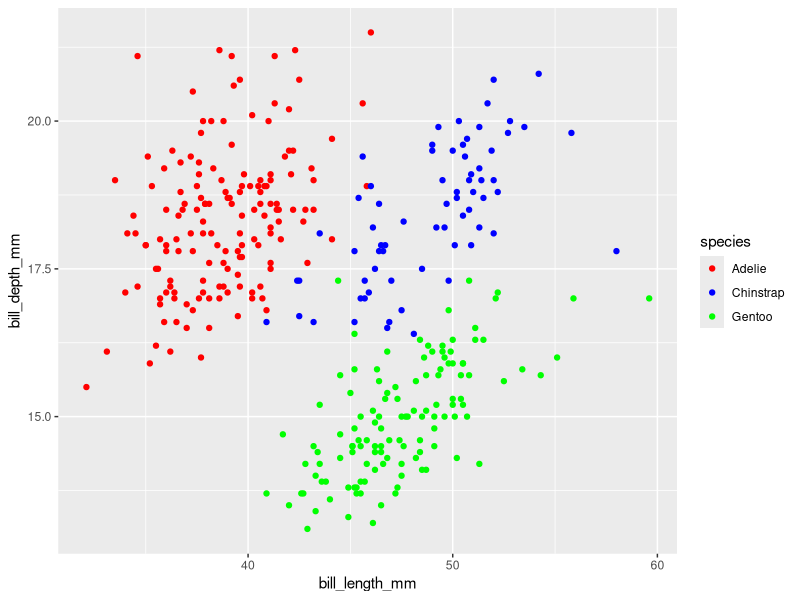
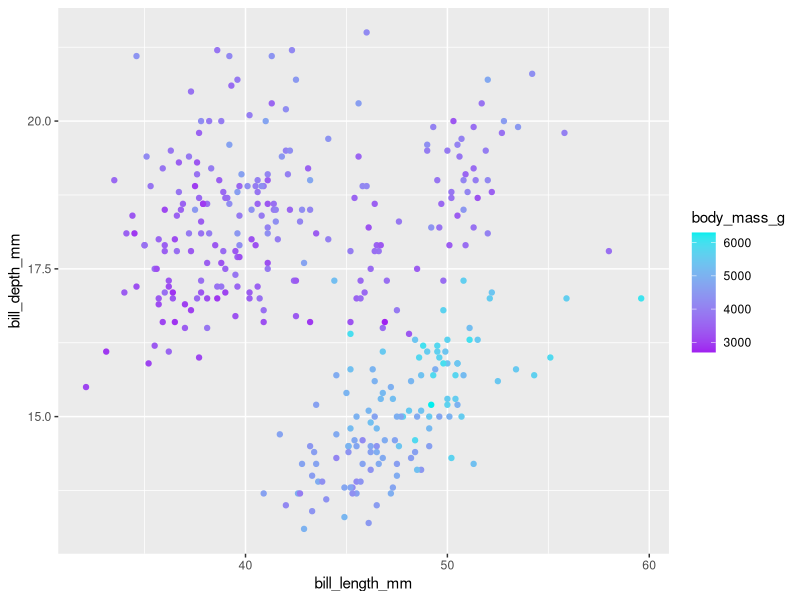
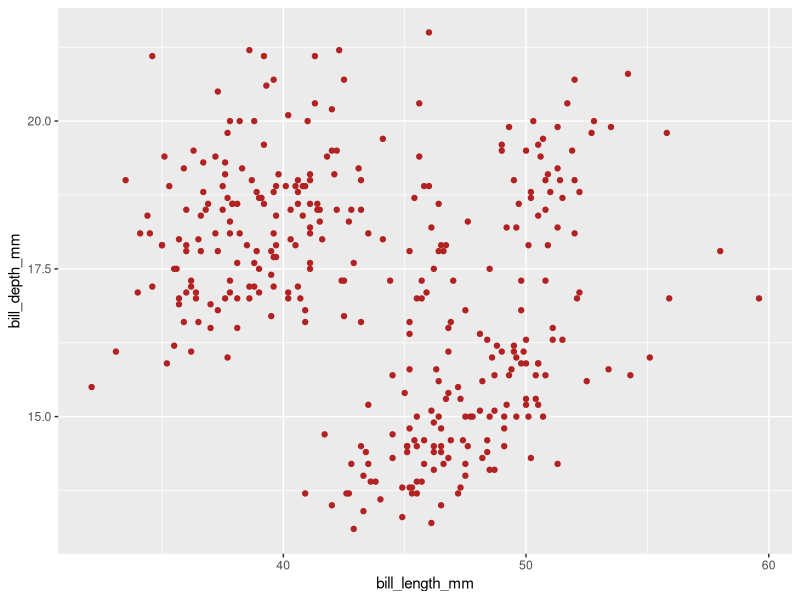
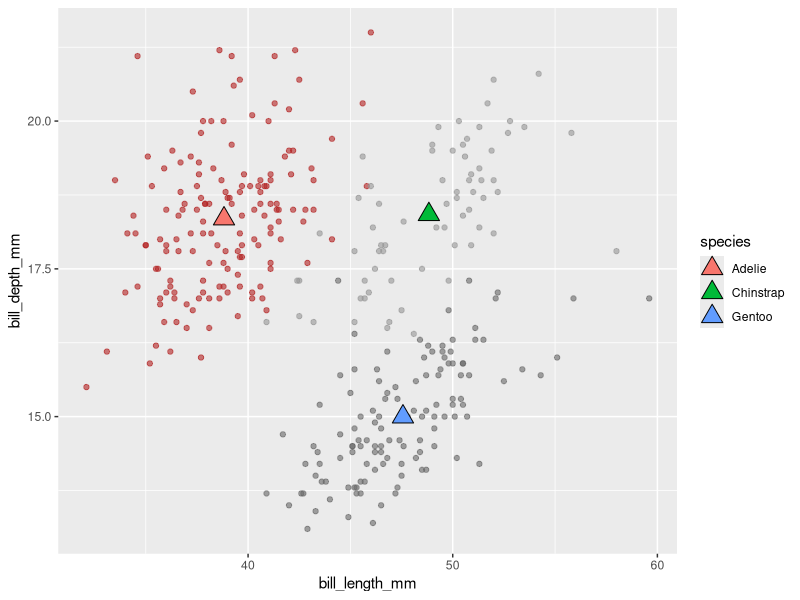
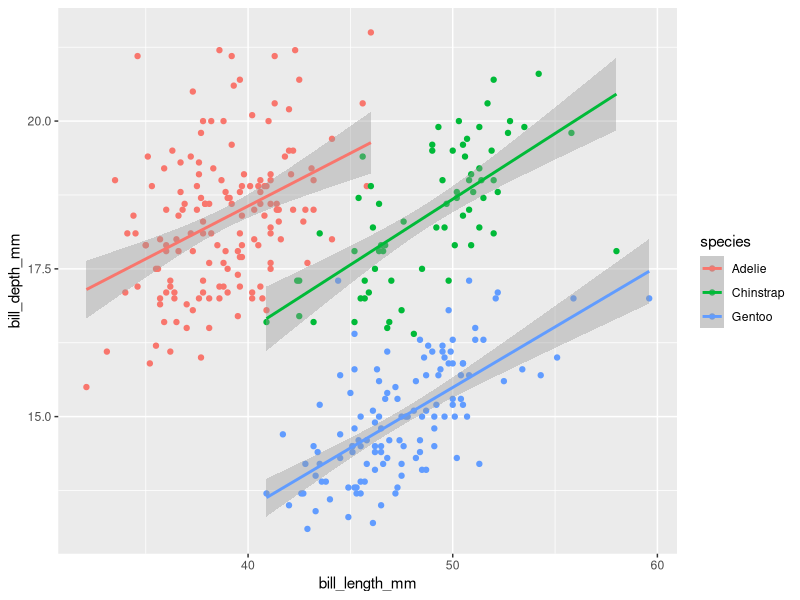
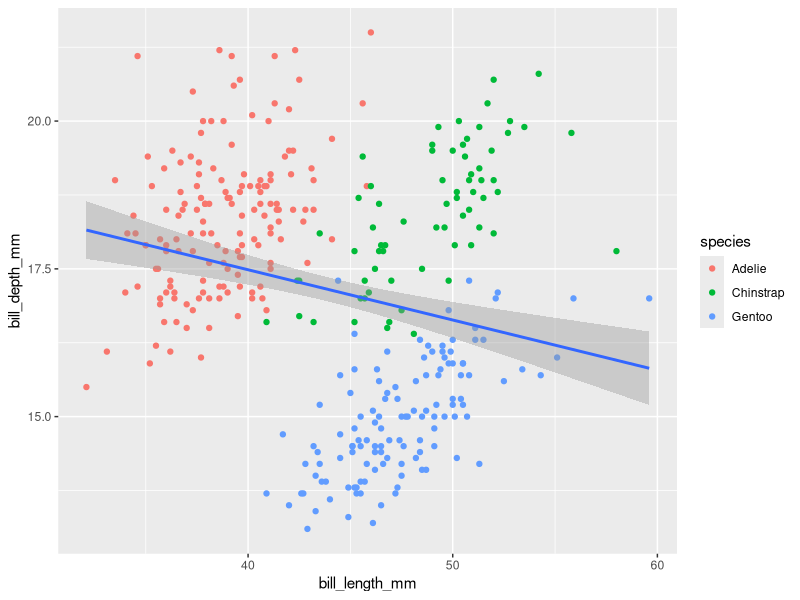
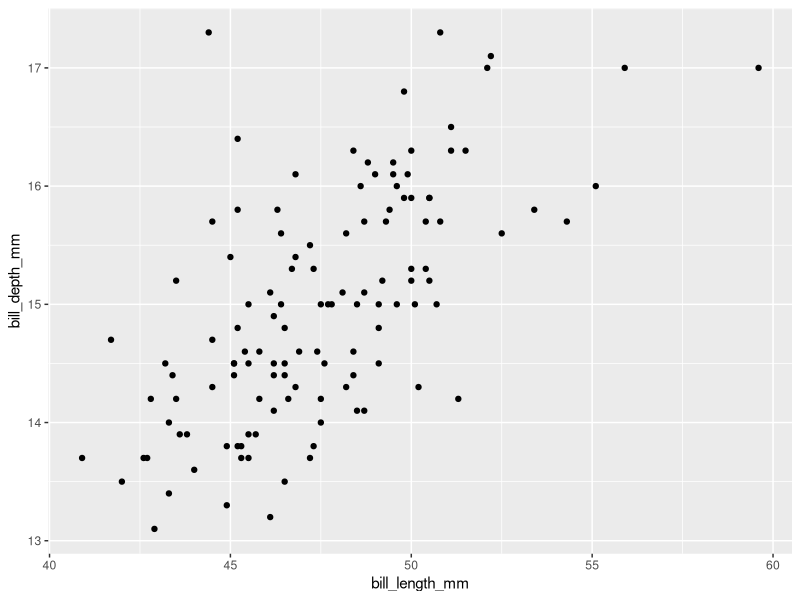
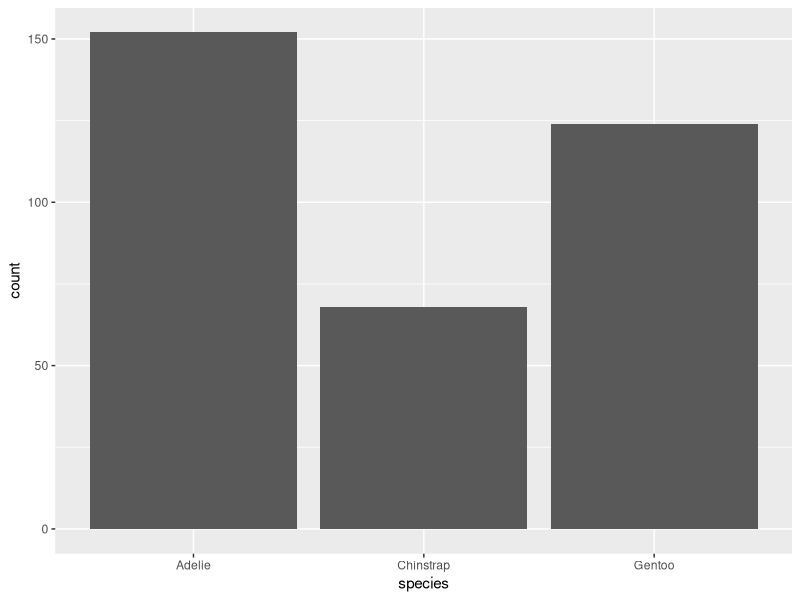

Write the R code that produced these figures, in order.
## ---- chunk 1
#| eval: true
#| echo: true
#| message: false
#| warning: false
# load packages ----
library(tidyverse)
library(patchwork)
library(palmerpenguins)
## ---- chunk 2
# create some untidy temperature data ----
temp_data_wide <- tribble(
  ~date, ~station1, ~station2,  ~station3,
  "2023-10-01", 30.1, 29.8,  31.2,
  "2023-11-01", 28.6, 29.1,  33.4,
  "2023-12-01", 29.9, 28.5,  32.3
)

# print it out ----
print(temp_data_wide)
## ---- chunk 3
# convert data from wide > long ----
temp_data_long <- temp_data_wide |> 
  pivot_longer(cols = starts_with("station"),
               names_to = "station_id",
               values_to = "temp_c")

# print it out ----
print(temp_data_long)
## ---- chunk 4
#| warning: false

head(penguins)
#..........scatter plot with custom categorical colors...........
ggplot(data = penguins, aes(x = bill_length_mm, y = bill_depth_mm)) +
  geom_point(aes(color = species)) +
  scale_color_manual(values = c("red", "blue", "green"))
## ---- chunk 5
#| warning: false
#...........scatter plot with custom continuous colors...........
ggplot(penguins, aes(x = bill_length_mm, y = bill_depth_mm)) + 
  geom_point(aes(color = body_mass_g)) +
  scale_color_gradient(low = "purple", high = "cyan2")
## ---- chunk 6
#| warning: false
#................scatter plot with all blue points...............
ggplot(penguins, aes(x = bill_length_mm, y = bill_depth_mm)) + 
  geom_point(color = "firebrick")
## ---- chunk 7
#| warning: false
#| message: false
#..............create a separate penguins_summary df.............
penguins_summary <- penguins |>
  drop_na() |> 
  group_by(species) |> 
  summarize(
    mean_bill_length_mm = mean(bill_length_mm),
    mean_bill_depth_mm = mean(bill_depth_mm)
  )

#..........create ggplot with layers from different dfs..........
ggplot() +
  geom_point(data = penguins, aes(bill_length_mm, bill_depth_mm, color = species), alpha = 0.6) +
  geom_point(data = penguins_summary, aes(mean_bill_length_mm, mean_bill_depth_mm, fill = species), size = 5, shape = 24) +
  scale_color_manual(values = c("firebrick", "gray59", "#676767"))
## ---- chunk 8
#| warning: false
#| message: false
#.............scatterplot with lms fitted to species.............
ggplot(penguins, aes(x = bill_length_mm, y = bill_depth_mm, color = species)) +
  geom_point() +
  geom_smooth(method = "lm")
## ---- chunk 9
#| warning: false
#| message: false
#..........scatterplot with lm fitted to entire data set.........
ggplot(penguins, aes(x = bill_length_mm, y = bill_depth_mm)) +
  geom_point(aes(color = species)) +
  geom_smooth(method = "lm")
## ---- chunk 10
#| warning: false
#........filter for Gentoo penguins, then pipe into ggplot.......
penguins |> 
  filter(species == "Gentoo") |> 
  ggplot(aes(x = bill_length_mm, y = bill_depth_mm)) + 
  geom_point()
## ---- chunk 11
#| warning: false
#...................bar plot with default stat...................
ggplot(penguins, aes(x = species)) +
  geom_bar(stat = "count")
## ---- chunk 12
#| warning: false

#........................new summarized df.......................
penguin_summary <- penguins |> 
  count(species) 

#..create bar heights based on `identity` of values in `n` col...
ggplot(penguin_summary, aes(x = species, y = n)) +
  geom_bar(stat = "identity")
## ---- chunk 13
#| warning: false
#........................default position........................
ggplot(penguins, aes(x = species, fill = island)) +
  geom_bar(position = "stack") # default is stack
## ---- chunk 14
#| warning: false
#..........................position fill.........................
ggplot(penguins, aes(x = species, fill = island)) +
  geom_bar(position = "fill") 
## ---- chunk 15
#| warning: false
#.........................position dodge.........................
ggplot(penguins, aes(x = species, fill = island)) +
  geom_bar(position = "dodge") 
## ---- chunk 16
#| warning: false
#.......................position functions.......................
ggplot(penguins, aes(x = species, fill = island)) +
  geom_bar(position = position_dodge2(preserve = "single"))
## ---- chunk 17
#| warning: false
#....................default coordinate system...................
ggplot(penguins, aes(x = species)) +
  geom_bar()
## ---- chunk 18
#| warning: false
#............................flip axes...........................
ggplot(penguins, aes(x = species)) +
  geom_bar() +
  coord_flip()
## ---- chunk 19
#| warning: false
#........................polar coordinates.......................
ggplot(penguins, aes(x = species)) +
  geom_bar() +
  coord_polar()
## ---- chunk 20
#| warning: false
#..................premade theme + custom theme..................
ggplot(penguins, aes(x = species)) +
  geom_bar() +
  theme_light() +
  theme(
    axis.title = element_text(size = 17, color = "purple")
  )
## ---- chunk 21
#| warning: false
#| message: false
#......................labels & facet wrap.......................
ggplot(penguins, aes(x = flipper_length_mm, fill = species)) +
  geom_histogram(position = "identity", alpha = 0.5) +
  scale_fill_manual(values = c("firebrick", "lightblue", "darkgreen")) +
  facet_wrap(~species, ncol = 1) +
  labs(x = "Flipper Length (mm)", y = "Frequency", fill = "Species")
## ---- chunk 22
#.................save scatter plot to obj `p1`..................
p1 <- ggplot(penguins, aes(x = bill_length_mm, y = bill_depth_mm, color = body_mass_g)) +
  geom_point() +
  scale_color_gradient(low = "#F7DD4C", high = "#132B43") +
  theme(
    legend.position = "top" # note: this is newly added from earlier!
  )

#....................save bar plot to obj `p2`...................
p2 <- ggplot(penguins, aes(x = species)) +
  geom_bar() +
  theme_light()

#...................save histogram to obj `p3`...................
p3 <- ggplot(penguins, aes(x = flipper_length_mm, fill = species)) + 
  geom_histogram(position = "identity", alpha = 0.5) +
  scale_fill_manual(values = c("darkorange", "purple", "cyan4"))
## ---- chunk 23
#| warning: false
#| message: false
#..........................stacked plots.........................
p1 / p2 / p3

#.......................side-by-side plots.......................
p1 + p2
#..........side-by-side & stacked plots + graphic title..........
(p1 + (p2 / p3)) +
  plot_annotation(title = "All the info you'd ever want about penguins")
